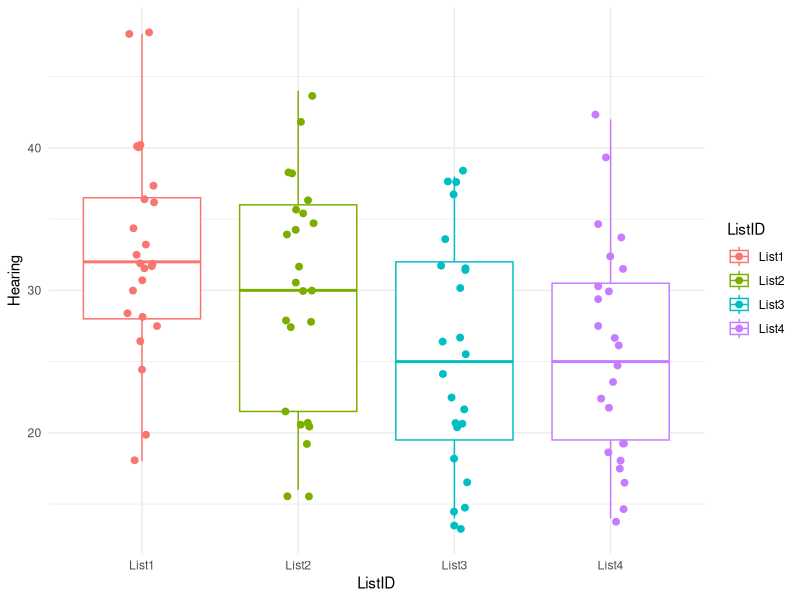
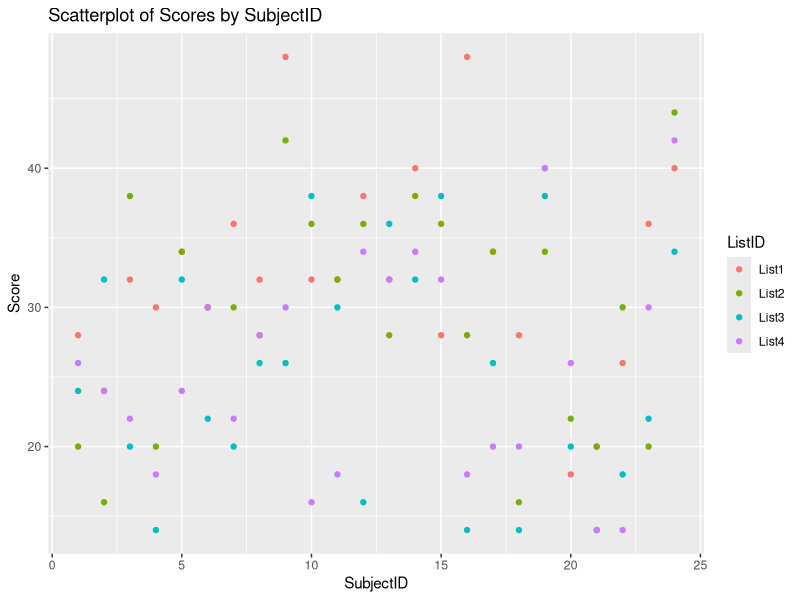
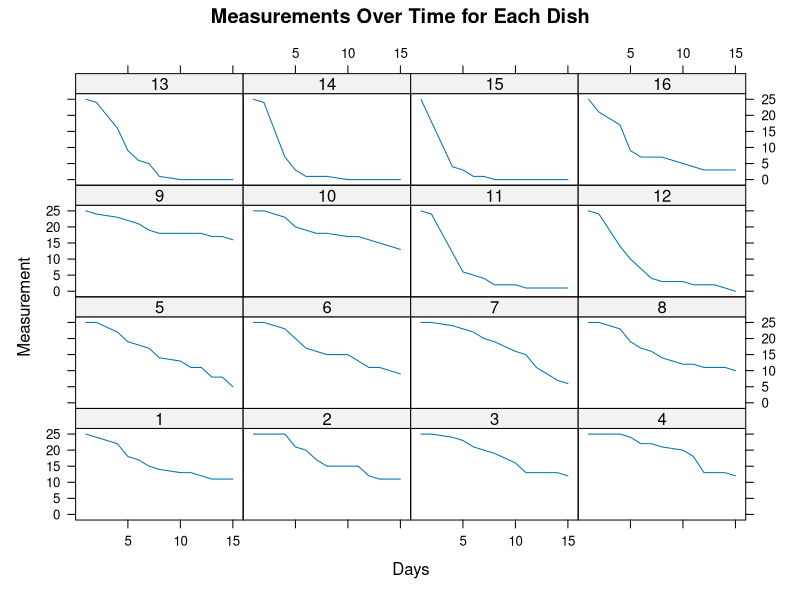
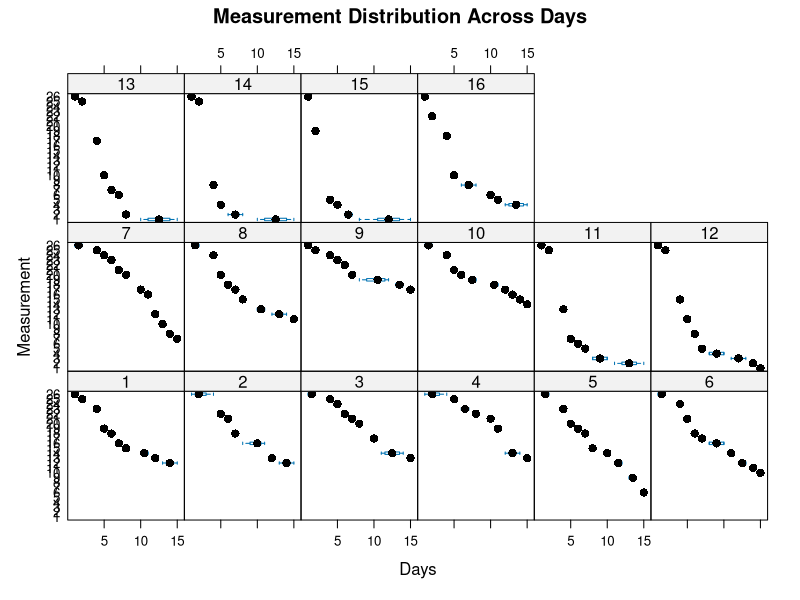
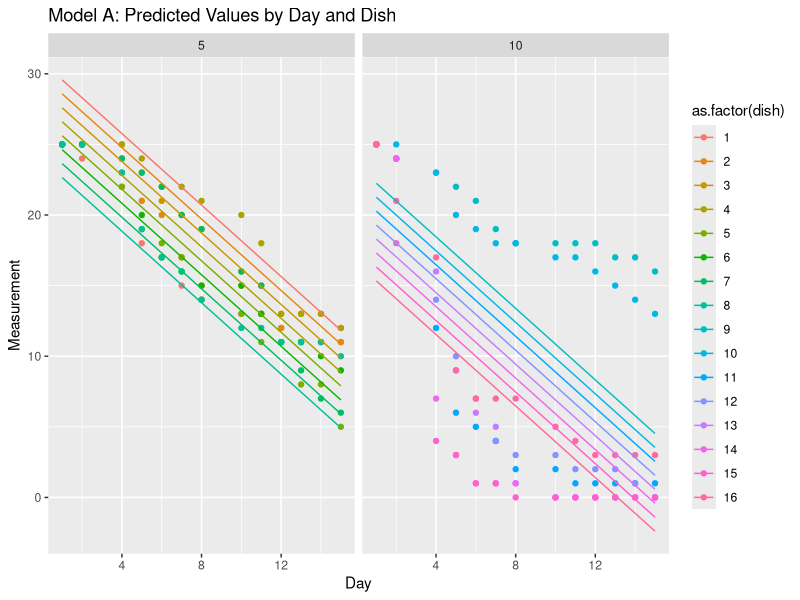
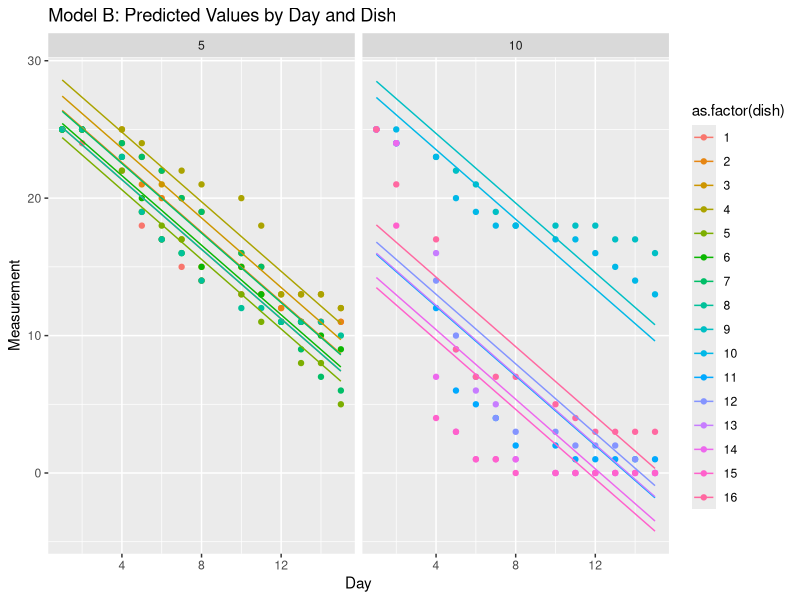
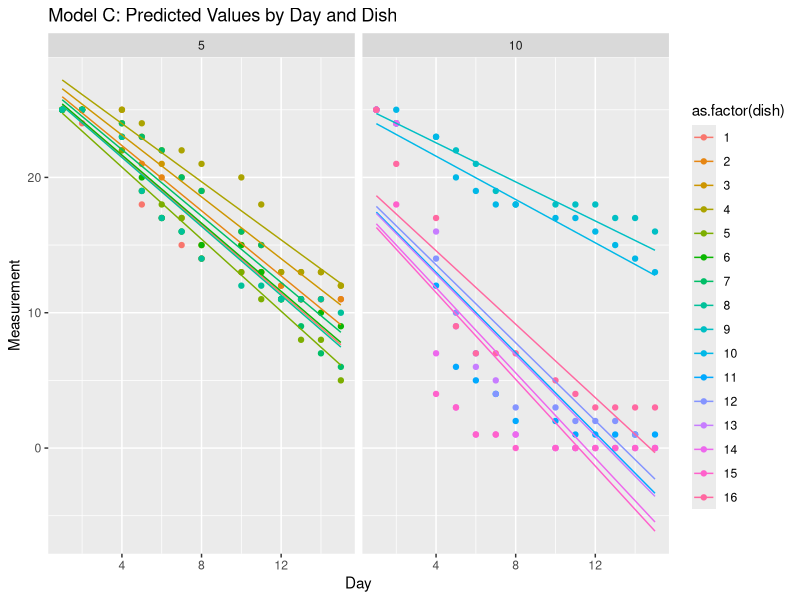

Generate these figures, in order, with R:
## ---- chunk 1

# Set global code chunk options
knitr::opts_chunk$set(warning = FALSE)

## ---- chunk 2


# load required libraries
library(skimr)
library(ggplot2)
library(ggpubr)
library(magrittr)
library(tidyr)
library(dplyr)
library(tibble)
library(lme4)
library(lattice)
library(reshape2)


# define functions
`%notin%` <- Negate(`%in%`)


## ---- chunk 3
# Load data
hearing <-  read.table(file = "data/hearing.txt", sep = "\t", header = TRUE)
hearing <- within(hearing, {
  ListID <- factor(ListID, levels = c("List1", "List2", "List3", "List4"))
})
skim(hearing)

# Graphical summeries
# Boxplot of scores by ListID
hearing %>% ggplot(aes(x = ListID, y = Hearing, color = ListID)) +
        geom_boxplot() +
        geom_jitter(width = 0.1, aes(color = factor(ListID)), size = 2) +
        theme_minimal()

# Scatterplot of subjectids on hearing scores
ggplot(hearing, aes(x = SubjectID, y = Hearing, color = ListID)) +
  geom_point() +
  labs(title = "Scatterplot of Scores by SubjectID", x = "SubjectID", y = "Score")

## ---- chunk 4
model_A <- lm(Hearing ~ ListID, data = hearing)
sum_model_A <- summary(model_A)
## ---- chunk 5

# fit the mixed model
lm_mixed <- lmer(Hearing ~ 1 + ListID + (1|SubjectID), data = hearing)

sum_model_mixed <- summary(lm_mixed)

print(sum_model_mixed)

# fit the model without ListID (null model)
lm_mixed_null <- lmer(Hearing ~ (1 | SubjectID), data = hearing)

sum_model_mixed_null <- summary(lm_mixed_null)

# Likelihood ratio test
anova(lm_mixed_null, lm_mixed)
## ---- chunk 6
termites <- read.table(file = "data/termites.txt", sep = " ", header = TRUE)
# Remove NA entries
termites <- termites %>% select_if(~ !any(is.na(.)))

# EDA
skim(termites)
## ---- chunk 7
# Reshape data
termites <- melt(termites, id.vars = c("dish", "dose"), 
                  variable.name = "day",
                  value.name = "measurement")
str(termites)

# Convert day to numeric
termites$day <- as.numeric(gsub("day", "", as.character(termites$day)))

# Graphical EDA
lattice::xyplot(measurement ~ as.numeric(gsub("day", "", day)) | as.factor(dish), 
       data = termites, type = "l",
       layout = c(4, 4),
       main = "Measurements Over Time for Each Dish",
       xlab = "Days", ylab = "Measurement")

# bwplot of measurements distribution across days
lattice::bwplot(measurement ~ as.numeric(gsub("day", "", day)) | as.factor(dish), 
       data = termites,
       main = "Measurement Distribution Across Days",
       xlab = "Days", ylab = "Measurement")
## ---- chunk 8
# Fit a linear model
model_A <- lm(measurement ~ dose + day + dish, data = termites)
summary(model_A)

termites$predicted_A <- predict(model_A)

# Plot model
ggplot(termites, aes(x = as.numeric(gsub("day", "", day)), y = measurement, color = as.factor(dish))) +
  facet_wrap(~dose) +
  geom_point() +
  geom_line(aes(y = predicted_A)) +
  labs(title = "Model A: Predicted Values by Day and Dish", x = "Day", y = "Measurement")
## ---- chunk 9
# Fit a linear mixed model
model_B <- lmer(measurement ~ dose + day + (1 | dish), data = termites)
summary(model_B)
confint(model_B, method = "boot", nsim = 100, oldNames = FALSE)

termites$predicted_B <- predict(model_B)

# Plot model
ggplot(termites, aes(x = as.numeric(gsub("day", "", day)), y = measurement, color = as.factor(dish))) +
  facet_wrap(~dose) +
  geom_point() +
  geom_line(aes(y = predicted_B)) +
  labs(title = "Model B: Predicted Values by Day and Dish", x = "Day", y = "Measurement")
## ---- chunk 10
# Fit a linear mixed model
model_C <- lmer(measurement ~ dose + day + (day | dish) + day, data = termites)
summary(model_C)
confint(model_C, method = "boot", nsim = 100, oldNames = FALSE)

termites$predicted_C <- predict(model_C)

# Plot model
ggplot(termites, aes(x = as.numeric(gsub("day", "", day)), y = measurement, color = as.factor(dish))) +
  facet_wrap(~dose) +
  geom_point() +
  geom_line(aes(y = predicted_C)) +
  labs(title = "Model C: Predicted Values by Day and Dish", x = "Day", y = "Measurement")
## ---- chunk 11
boostrap_ci <- function(data, formula, parameter, N = 1000, conf = 0.90) {
  estimates <- numeric(N)

  for (i in 1:N) {
    resample <- data[sample(nrow(data), replace = TRUE), ]
    model <- lmer(formula, data = resample)
    estimates[i] <- fixef(model)[[parameter]]
  }

  return(quantile(estimates, c((1 - conf) / 2, 1 - (1 - conf) / 2)))
}

ci <- boostrap_ci(termites, measurement ~ dose + day + (1 | dish) + day, "dose")
ci
